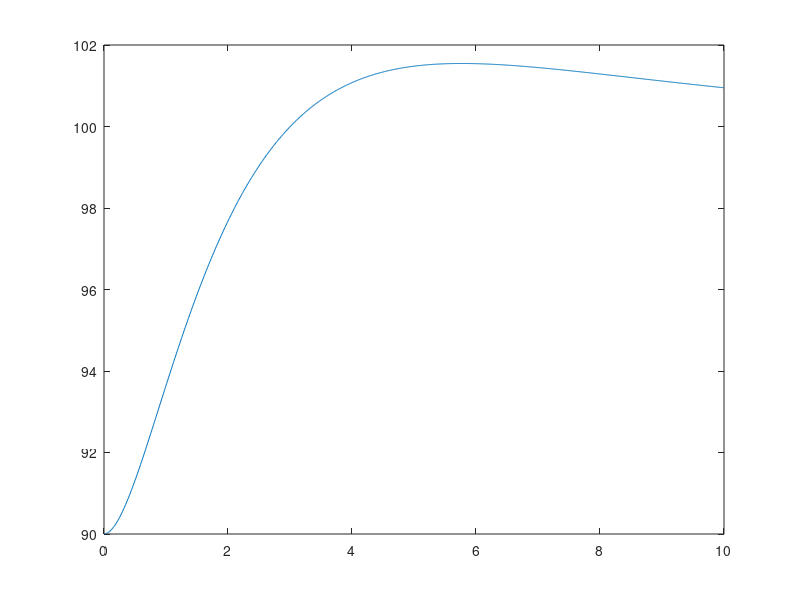

The MATLAB source for this figure:
sum = 0;
pi = 0.002;
pd = 2.5;
pp = 1.5;
dheight = 100;
height = 90;
dspeed = 0;
speed = 0;
sum = 0;
k = 1.85e-5;
dt = 0.01;
b = 1.14e-7;
H = [];

for i = 1:1000
   sum = sum + pi * (dheight - height);
   thrust = pp * (dheight - height) + pd * (dspeed - speed) + sum + 9.81;
   thrust = thrust - speed * b/12 - 9.81;
   speed = speed + thrust*dt;
   height = height + speed*dt;
   H = [H height];
end

plot(dt.*(1:1000), H);